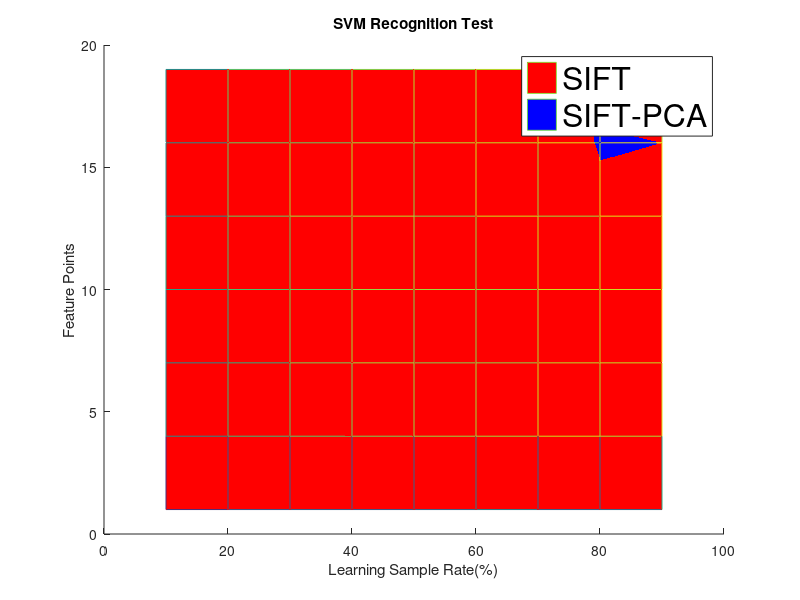

Reproduce this figure in MATLAB. (Note: this script raises an error after producing the figure.)
sift_svm = [ 
   35.2778   45.0000   46.4286   46.2500   49.5000   56.2500   48.3333   50.0000   70.0000
   60.2778   74.0625   79.2857   82.0833   85.0000   86.8750   90.8333   87.5000   92.5000
   60.2778   71.2500   82.5000   86.6667   83.0000   84.3750   89.1667   90.0000   97.5000
   67.5000   76.2500   79.6429   85.0000   86.5000   85.6250   90.8333   91.2500   95.0000
   60.5556   79.3750   87.1429   89.1667   84.5000   91.2500   86.6667   93.7500   95.0000
   61.6667   80.3125   80.0000   87.0833   89.0000   90.6250   93.3333   93.7500   90.0000
   60.8333   77.1875   78.2143   83.7500   85.0000   88.7500   92.5000   96.2500   92.5000];

sift_pca_svm = [
     24.7222   26.2500   29.6429   27.5000   31.0000   32.5000   35.0000   31.2500   37.5000
   42.5000   60.6250   62.1429   63.7500   64.5000   67.5000   65.0000   70.0000   70.0000
   50.8333   60.3125   67.8571   72.0833   77.5000   73.7500   80.0000   80.0000   85.0000
   51.1111   66.5625   73.9286   75.4167   80.5000   82.5000   80.8333   87.5000   80.0000
   46.1111   66.8750   69.2857   77.5000   81.0000   83.1250   80.8333   90.0000   90.0000
   52.7778   70.0000   76.7857   78.7500   81.5000   81.8750   82.5000   95.0000   90.0000
   50.0000   70.3125   73.5714   82.9167   81.0000   86.8750   83.3333   91.2500   85.0000];


figure(1)
ratiorange = 10:10:90;
locrange = 1:3:20;
[xloc, yloc] = meshgrid(ratiorange, locrange);


hold on
ob1 = mesh(xloc, yloc, sift_svm,'faceColor','r');
ob2 = mesh(xloc, yloc, sift_pca_svm,'faceColor','b'); 
% ob3 = mesh(xloc, yloc, ICA','faceColor','g');
hlegend = legend([ob1, ob2], {'SIFT','SIFT-PCA'});

set(hlegend,'FontSize',23);
% 
title('SVM Recognition Test')
xlabel('Learning Sample Rate(%)')
ylabel('Feature Points')
zlabel('Recogniton Rate')

sdf(1, 'tk')


